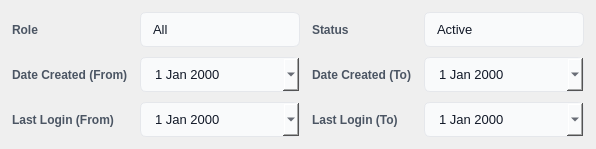
           <widget class="QFrame" name="advancedFiltersFrame">
            <property name="visible">
             <bool>false</bool>
            </property>
            <property name="styleSheet">
             <string notr="true">QFrame#advancedFiltersFrame { background-color: white; border: 1px solid #e5e7eb; border-radius: 8px; }</string>
            </property>
            <layout class="QGridLayout" name="advancedFiltersLayout">
             <property name="leftMargin">
              <number>12</number>
             </property>
             <property name="topMargin">
              <number>12</number>
             </property>
             <property name="rightMargin">
              <number>12</number>
             </property>
             <property name="bottomMargin">
              <number>12</number>
             </property>
             <property name="horizontalSpacing">
              <number>12</number>
             </property>
             <property name="verticalSpacing">
              <number>10</number>
             </property>
             <item row="0" column="0">
              <widget class="QLabel" name="advRoleLabel">
               <property name="styleSheet">
                <string notr="true">color: #4b5563; font-size: 12px; font-weight: 600; background: transparent;</string>
               </property>
               <property name="text">
                <string>Role</string>
               </property>
              </widget>
             </item>
             <item row="0" column="1">
              <widget class="QComboBox" name="advRoleFilter">
               <property name="minimumSize">
                <size>
                 <width>160</width>
                 <height>35</height>
                </size>
               </property>
               <property name="styleSheet">
                <string notr="true">QComboBox {
    background-color: #f9fafb;
    color: #111827;
    border: 1px solid #e5e7eb;
    border-radius: 6px;
    padding: 6px 12px;
    font-size: 13px;
}
QComboBox::drop-down { border: none; width: 20px; }
QComboBox QAbstractItemView {
    background-color: #ffffff;
    color: #111827;
    selection-background-color: #dcfce7;
    border: 1px solid #e5e7eb;
}</string>
               </property>
               <item>
                <property name="text">
                 <string>All</string>
                </property>
               </item>
               <item>
                <property name="text">
                 <string>Admin</string>
                </property>
               </item>
               <item>
                <property name="text">
                 <string>Opérateur</string>
                </property>
               </item>
               <item>
                <property name="text">
                 <string>Manager</string>
                </property>
               </item>
              </widget>
             </item>
             <item row="0" column="2">
              <widget class="QLabel" name="advStatusLabel">
               <property name="styleSheet">
                <string notr="true">color: #4b5563; font-size: 12px; font-weight: 600; background: transparent;</string>
               </property>
               <property name="text">
                <string>Status</string>
               </property>
              </widget>
             </item>
             <item row="0" column="3">
              <widget class="QComboBox" name="advStatusFilter">
               <property name="minimumSize">
                <size>
                 <width>160</width>
                 <height>35</height>
                </size>
               </property>
               <property name="styleSheet">
                <string notr="true">QComboBox {
    background-color: #f9fafb;
    color: #111827;
    border: 1px solid #e5e7eb;
    border-radius: 6px;
    padding: 6px 12px;
    font-size: 13px;
}
QComboBox::drop-down { border: none; width: 20px; }
QComboBox QAbstractItemView {
    background-color: #ffffff;
    color: #111827;
    selection-background-color: #dcfce7;
    border: 1px solid #e5e7eb;
}</string>
               </property>
               <item>
                <property name="text">
                 <string>Active</string>
                </property>
               </item>
               <item>
                <property name="text">
                 <string>Archived</string>
                </property>
               </item>
               <item>
                <property name="text">
                 <string>Locked</string>
                </property>
               </item>
              </widget>
             </item>
             <item row="1" column="0">
              <widget class="QLabel" name="advCreatedFromLabel">
               <property name="styleSheet">
                <string notr="true">color: #4b5563; font-size: 12px; font-weight: 600; background: transparent;</string>
               </property>
               <property name="text">
                <string>Date Created (From)</string>
               </property>
              </widget>
             </item>
             <item row="1" column="1">
              <widget class="QDateEdit" name="advCreatedFromDate">
               <property name="minimumSize">
                <size>
                 <width>160</width>
                 <height>35</height>
                </size>
               </property>
               <property name="styleSheet">
                <string notr="true">QDateEdit {
    background-color: #f9fafb;
    color: #111827;
    border: 1px solid #e5e7eb;
    border-radius: 6px;
    padding: 6px 12px;
    font-size: 13px;
}</string>
               </property>
               <property name="calendarPopup">
                <bool>true</bool>
               </property>
              </widget>
             </item>
             <item row="1" column="2">
              <widget class="QLabel" name="advCreatedToLabel">
               <property name="styleSheet">
                <string notr="true">color: #4b5563; font-size: 12px; font-weight: 600; background: transparent;</string>
               </property>
               <property name="text">
                <string>Date Created (To)</string>
               </property>
              </widget>
             </item>
             <item row="1" column="3">
              <widget class="QDateEdit" name="advCreatedToDate">
               <property name="minimumSize">
                <size>
                 <width>160</width>
                 <height>35</height>
                </size>
               </property>
               <property name="styleSheet">
                <string notr="true">QDateEdit {
    background-color: #f9fafb;
    color: #111827;
    border: 1px solid #e5e7eb;
    border-radius: 6px;
    padding: 6px 12px;
    font-size: 13px;
}</string>
               </property>
               <property name="calendarPopup">
                <bool>true</bool>
               </property>
              </widget>
             </item>
             <item row="2" column="0">
              <widget class="QLabel" name="advLastLoginFromLabel">
               <property name="styleSheet">
                <string notr="true">color: #4b5563; font-size: 12px; font-weight: 600; background: transparent;</string>
               </property>
               <property name="text">
                <string>Last Login (From)</string>
               </property>
              </widget>
             </item>
             <item row="2" column="1">
              <widget class="QDateEdit" name="advLastLoginFromDate">
               <property name="minimumSize">
                <size>
                 <width>160</width>
                 <height>35</height>
                </size>
               </property>
               <property name="styleSheet">
                <string notr="true">QDateEdit {
    background-color: #f9fafb;
    color: #111827;
    border: 1px solid #e5e7eb;
    border-radius: 6px;
    padding: 6px 12px;
    font-size: 13px;
}</string>
               </property>
               <property name="calendarPopup">
                <bool>true</bool>
               </property>
              </widget>
             </item>
             <item row="2" column="2">
              <widget class="QLabel" name="advLastLoginToLabel">
               <property name="styleSheet">
                <string notr="true">color: #4b5563; font-size: 12px; font-weight: 600; background: transparent;</string>
               </property>
               <property name="text">
                <string>Last Login (To)</string>
               </property>
              </widget>
             </item>
             <item row="2" column="3">
              <widget class="QDateEdit" name="advLastLoginToDate">
               <property name="minimumSize">
                <size>
                 <width>160</width>
                 <height>35</height>
                </size>
               </property>
               <property name="styleSheet">
                <string notr="true">QDateEdit {
    background-color: #f9fafb;
    color: #111827;
    border: 1px solid #e5e7eb;
    border-radius: 6px;
    padding: 6px 12px;
    font-size: 13px;
}</string>
               </property>
               <property name="calendarPopup">
                <bool>true</bool>
               </property>
              </widget>
             </item>
            </layout>
           </widget>
